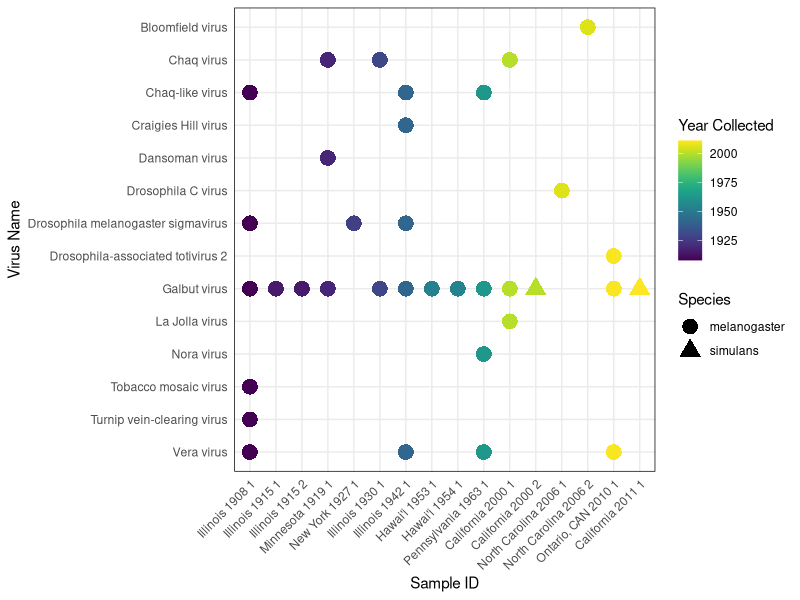
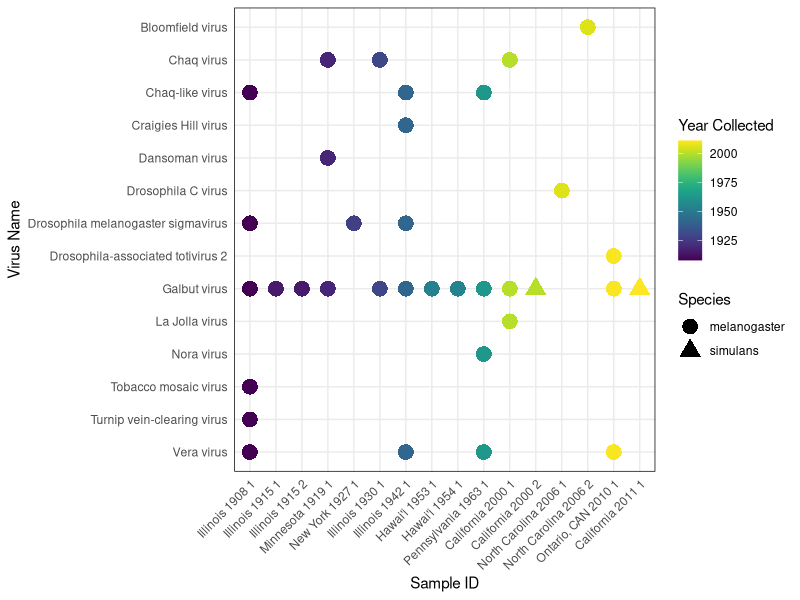

Here is the R script that generated these plots, in order:
library(tidyverse)
library(viridis)

other_viruses <- read_csv("metadata/OtherViruses_known.csv")

other_viruses <- other_viruses %>% 
  mutate(id = str_c(sample_location," ",year," ",rep)) %>% 
  mutate(virus_name = as.factor(fct_rev(virus_name)),
         id = factor(id, levels = c("Illinois 1908 1", "Illinois 1915 1", 
                                     "Illinois 1915 2", "Minnesota 1919 1", 
                                     "New York 1927 1", "Illinois 1930 1",
                                     "Illinois 1942 1", "Hawai'i 1953 1", 
                                     "Hawai'i 1954 1", "Pennsylvania 1963 1",
                                     "California 2000 1", "California 2000 2",
                                     "North Carolina 2006 1", "North Carolina 2006 2",
                                     "Ontario, CAN 2010 1", "California 2011 1")))


fig <- ggplot(other_viruses, aes(x = id, y = virus_name)) +
  geom_point(aes(color = year, shape = factor(Drosophila_species)), size = 5) +
  scale_color_viridis() +
  theme_minimal(base_size = 11) +
  theme(panel.border = element_rect(linetype = "solid", fill = NA),
        strip.background = element_rect(colour = "black", fill = "white"),
        axis.text.x = element_text(angle = 45, hjust = 1, vjust = 1)) +
  labs(x = "Sample ID", y = "Virus Name", color = "Year Collected", shape = "Species") 

fig
ggsave("plots/virus_pres_abs.pdf", units = "in", width = 10, height = 8)
